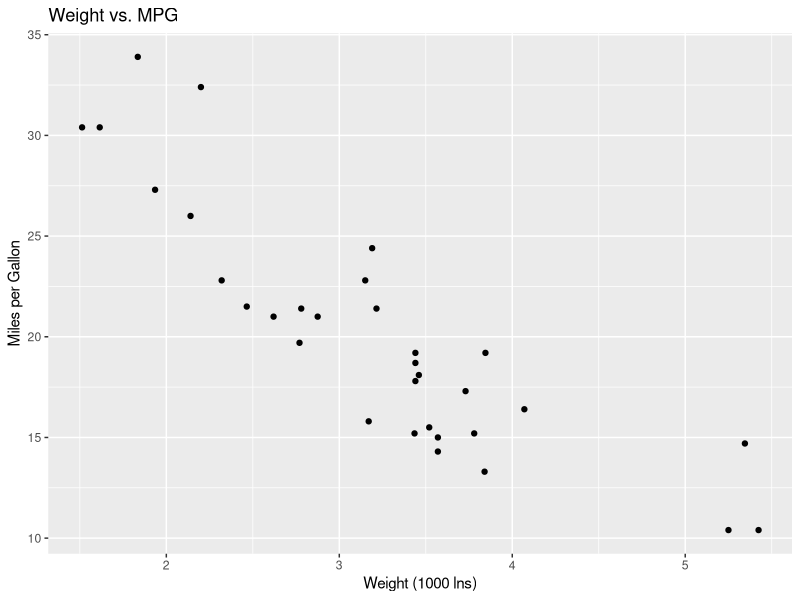
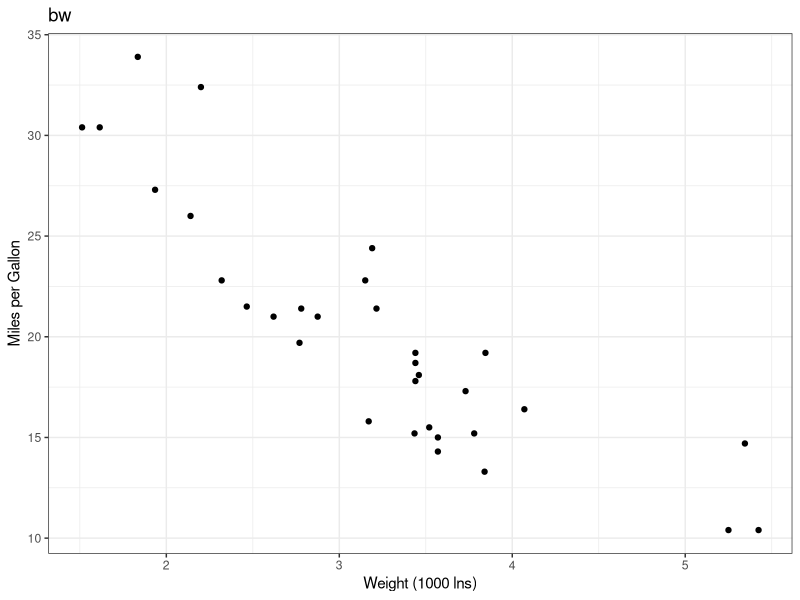
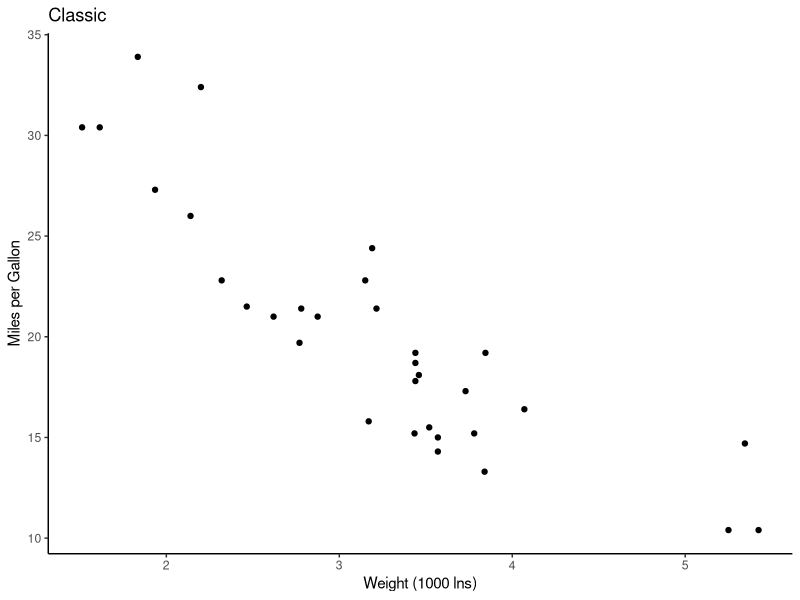
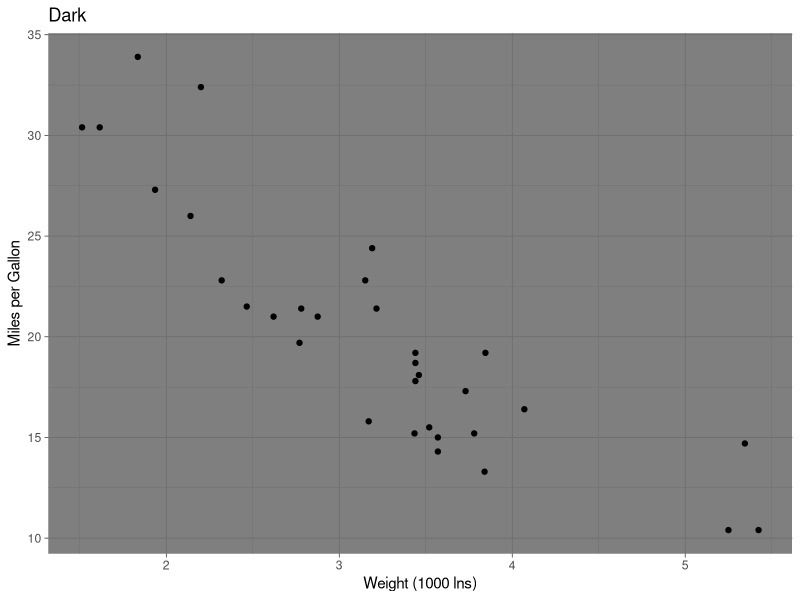
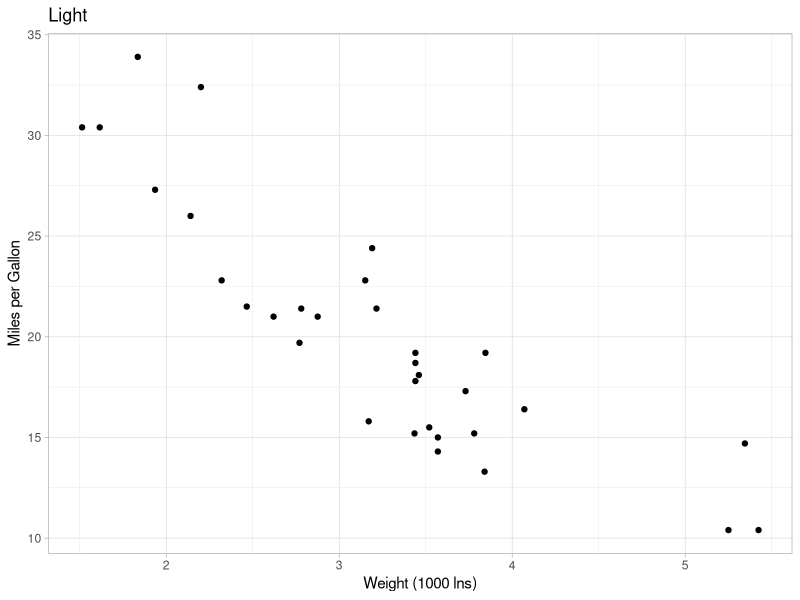
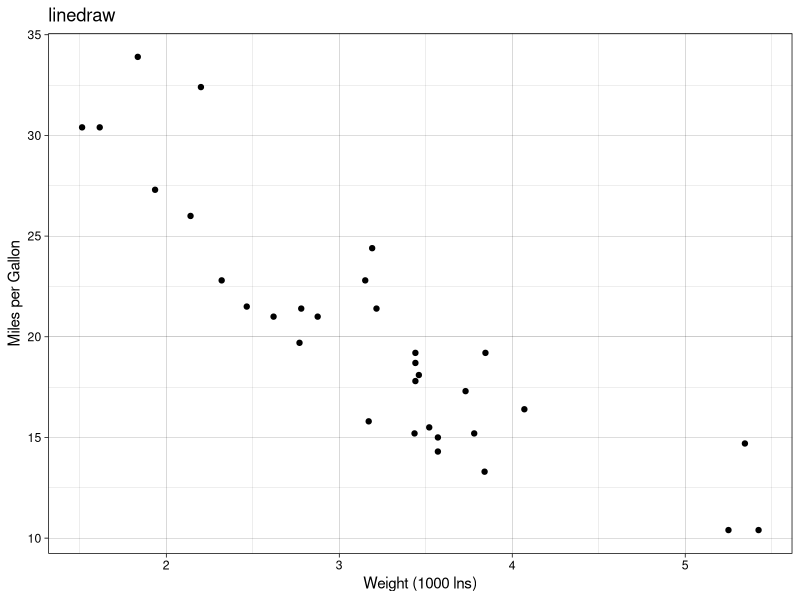
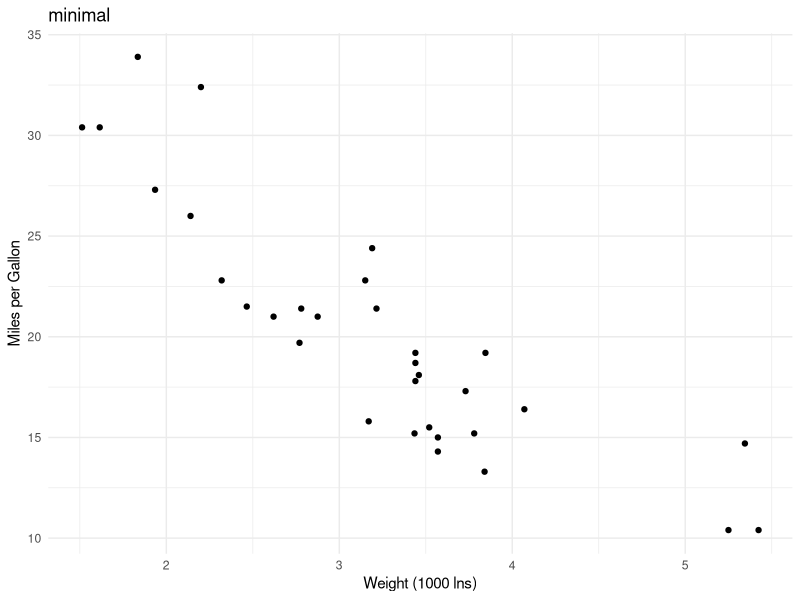
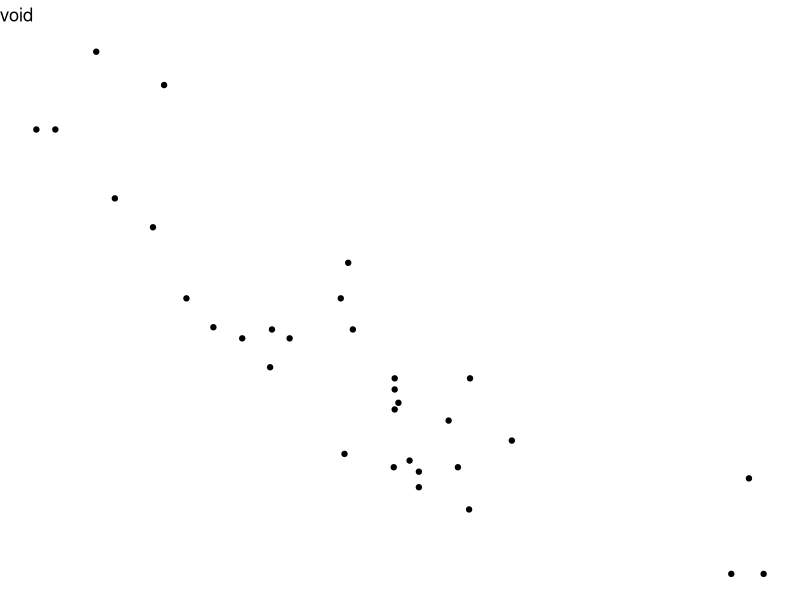

The R script that drew these images, in order: (Note: this script raises an error after producing the figures.)
# THEMES

# 1) No themes
# 2) bw theme
# 3) Classic theme
# 4) Dark theme
# 5) Light theme
# 6) Linedraw theme
# 7) Minimal theme
# 8) Void theme
# Customize themes:
# 9) Title, axes, ticks, panel and plot backgroun
# EXAMPLE 1: TITLE
# EXAMPLE 2: AXIS TITLE
# EXAMPLE 3: AXIS TICKS TEXT
# EXAMPLE 4: AXIS LINE
# EXAMPLE 5: BOTH AXIS TICKS
# EXAMPLE 6: AXIS TEXT WITH 45° ANGLE
# 10) ASPECT RADIO
# 11) BACKGROUND + PLOT FRAME
# 12) PANEL BACKGROUND + PANEL FRAME
# 13) MAJOR AND MINOR GRID LINES

# Legend
# 1) No theme
# 2) LEGEND BOX: MARGIN, BACKGROUND, FRAME
# 3) LEGEND BOX: FILL COLOR
# 4) LEGEND KEY FILL
# 5) TITLE FONT, ELEMENT TEXT
# 6) POSITION + KEY FILL
# 7) POSITION INSIDE PLOT

# Facets
# 1) No theme
# 2) STRIPS COLOR AND TEXT
# 3) SPACE BETWEEN PANELS
# 4) MAJOR AND MINOR GRID LINES

# SET THE THEME AT THE BEGINNING


library(tidyverse)

# 1) No themes
p <- ggplot(mtcars, aes(wt, mpg))+
  geom_point()+
  ggtitle("Weight vs. MPG")+
  xlab("Weight (1000 lns)")+
  ylab("Miles per Gallon")

p

# 2) bw theme
p +
  ggtitle("bw")+
  theme_bw()

# 3) Classic theme
p +
  ggtitle("Classic")+
  theme_classic()

# 4) Dark theme
p +
  ggtitle("Dark")+
  theme_dark()

# 5) Light theme
p +
  ggtitle("Light")+
  theme_light()

# 6) Linedraw theme
p +
  ggtitle("linedraw")+
  theme_linedraw()

# 7) Minimal theme
p +
  ggtitle("minimal")+
  theme_minimal()

# 8) Void theme
p +
  ggtitle("void")+
  theme_void()

# 9) Title, axis, ticks, panel and plot backgroun
# EXAMPLE 1: TITLE
p+
  theme(plot.title=
          element_text(color="steelblue",
                       family="Comic Sans MS",
                       face="bold",
                       hjust = 0.5,
                       size=rel(2)))

# With plot.SOMETHING we focus on that something
# rel(2) means that the size is related to the other text
# in the plot. In this case it's 2 times bigger that the other text

# EXAMPLE 2: AXIS TITLE
p+
  theme(axis.title.x=
          element_text(color="red",
                       face="bold.italic",
                       size=16),
        axis.title.y = 
          element_text(face="bold.italic",
                       color="red",
                       size=16))

# EXAMPLE 3: AXIS TICKS TEXT
p+
  theme(axis.text.x=
          element_text(color="blue",
                       face="bold.italic",
                       size=22))

# EXAMPLE 4: AXIS LINE
p+
  theme(axis.line.x=
          element_line(color="steelblue",
                       linetype="dotted",
                       size=3),
        axis.line.y = 
          element_line(face="round",
                       color="salmon",
                       size=3))

# EXAMPLE 5: BOTH AXIS TICKS
# It is possible to specify x or y with .x/.y
p+
  theme(axis.ticks=
          element_line(color="hotpink",
                       size=3))

# EXAMPLE 6: AXIS TEXT WITH 45° ANGLE
starwars %>%
  filter(!is.na(homeworld),
         mass < 200) %>%
  ggplot(aes(x=homeworld, y=mass))+
  geom_boxplot()+
  theme_bw()+
  theme(axis.text.x = 
         element_text(angle = 45,
                                  hjust = 1))+
  labs(title="Mass Distribution by Homeworld in Star Wars",
       x="",
       y="Mass")
# with hjust = 1, the x label stops where the tick is

# 10) ASPECT RADIO
p+
  theme(aspect.ratio=1)
# represents the x-y ratio

# 11) BACKGROUND + PLOT FRAME
p+
  theme(plot.background =
          element_rect(fill = "lightblue",
                       color= "white",
                       size=5))
# size and color represents the frame
# fill is the color of the rectangle

# 12) PANEL BACKGROUND + PANEL FRAME
p+
  theme(panel.background =
          element_rect(fill = "lightyellow",
                       color= "lightblue",
                       size=5))

# 13) MAJOR AND MINOR GRID LINES
p+
  theme(panel.grid.major.x=
          element_line(size=3,
                       color="steelblue"),
        panel.grid.minor.y=
          element_line(color="darkblue"))


# LEGEND
# 1) No theme
p_legend<- ggplot(mtcars, 
                  aes(wt, mpg,
                      color=factor(cyl)))+
  geom_point()+
  labs(title="Weight vs. MPG by Cyl",
       x="Weight of cars",
       y="Miles per Gallon")
p_legend

# 2) LEGEND BOX: MARGIN, BACKGROUND, FRAME
p_legend+
  theme(legend.box.margin=margin(30,5,30,5),
        legend.box.background=
          element_rect(fill="lightblue",
                       color="black",
                       size=1))

# 3) LEGEND BOX: FILL COLOR
p_legend+
  theme(legend.background=
          element_rect(fill="lightyellow",
                       color="black",
                       size=0.5))

# 4) LEGEND KEY FILL
p_legend+
  theme(legend.background=
          element_rect(fill="lightyellow",
                       color="black",
                       size=0.8),
        legend.key = 
          element_rect(fill="lightyellow",
                       color = "black",
                       size = 0.2))

# 5) TITLE FONT, ELEMENT TEXT
p_legend+
  theme(legend.background=
          element_rect(fill="lightyellow",
                       color="black",
                       size=0.8),
        legend.key = 
          element_rect(fill="lightyellow",
                       color = "black",
                       size = 0.2),
        legend.key.size = unit(1,"cm"),
        legend.title = 
          element_text(face="bold.italic"),
        legend_text = 
          element_text(family="Comic Sans MS",
                       face ="bold",
                       color = "steelblue"))

# 6) POSITION + KEY FILL
p_legend +
  theme(legend.key = 
          element_rect(fill="white"),
        legend.position="top")

# 7) POSITION INSIDE PLOT
p_legend +
  theme(panel.background =
          element_rect(fill="white"),
        plot.background = 
          element_rect(fill="lightgrey"),
        legend.background = 
          element_rect(color="grey"),
        legend.position=c(0.9, 0.8))


# FACETS
# 1) No theme
p_facet <- ggplot(mtcars, aes(wt, mpg))+
  geom_point()+
  facet_wrap(~cyl)+
  ggtitle("Weight vs MPG by Cylinders")

p_facet

# 2) STRIPS COLOR AND TEXT
p_facet +
  theme(strip.background = 
          element_rect(fill="lightblue",
                       color="steelblue",
                       size=2),
        strip.text=
          element_text(size=14,
                       face="bold",
                       color="steelblue"))

# 3) SPACE BETWEEN PANELS
p_facet+
  theme(panel.spacing=
                unit(2,unit="lines"))

# 4) MAJOR AND MINOR GRID LINES
p_facet +
  theme(panel.grid.major=
          element_line(color="black",
                       size=0.5),
        panel.grid.minor = 
          element_line(color="steelblue",
                       size=0.3))


# SET THE THEME AT THE BEGINNING
theme_set(
  theme(plot.title=
          element_text(size=15,
                       face="bold",
                       family = "Comic Sans MS",
                       color="steelblue4",
                       hjust = 0.5),
        panel.background = 
          element_rect(fill="white"),
        plot.background=
          element_rect(fill="lightsteelblue2"))
  
)
